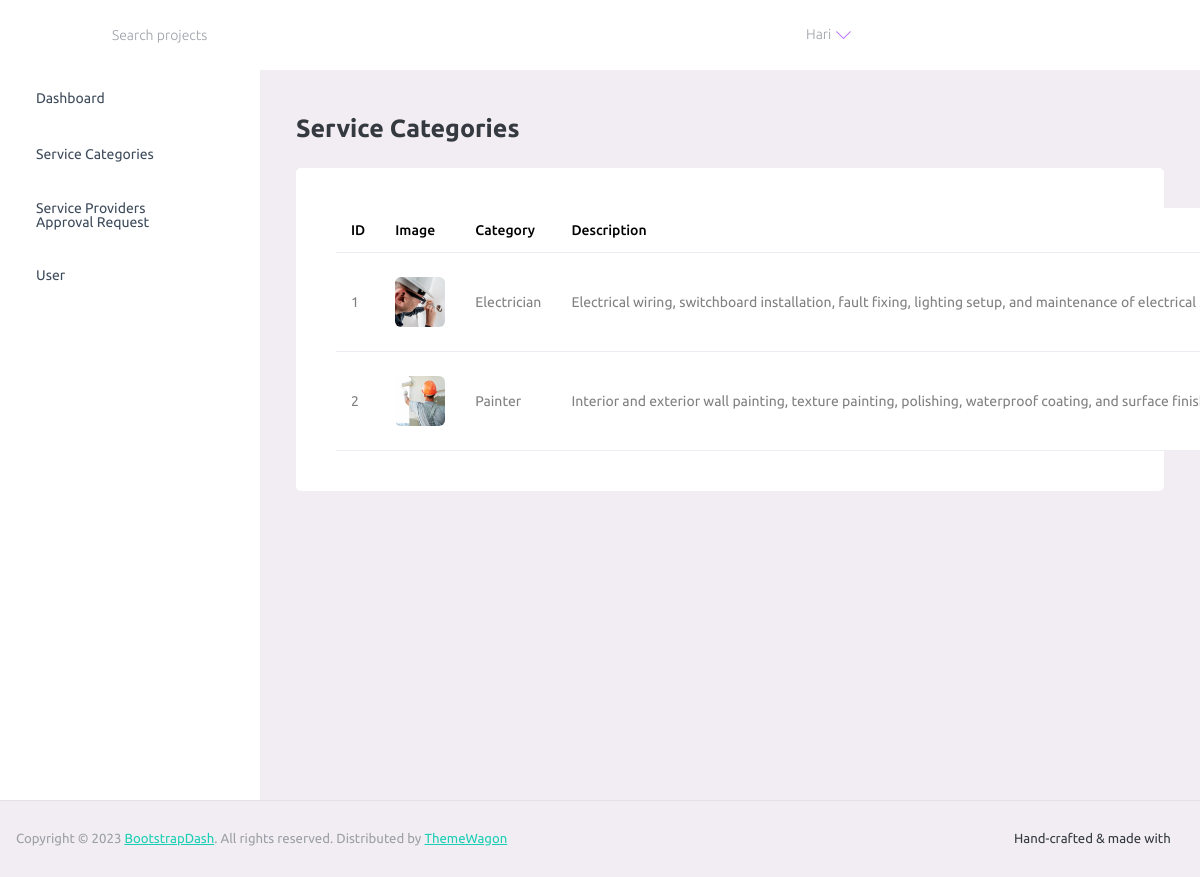
Screenshot of /FixPointAdmin/display_service_categories_page/ (signed in) with the database file from the repository.
### AdminApp/models.py (models this page shows)
class ServiceCategoryDb(models.Model):
    category_name = models.CharField(max_length=150)
    category_description = models.TextField(blank=True)
    is_active = models.BooleanField(default=True,blank=True)
    category_image = models.ImageField(upload_to="category_image")

### AdminApp/views.py (the view)
# urls.py: path('display_service_categories_page/',views.display_service_categories_page,name="display_service_categories_page"),
@admin_required
def display_service_categories_page(request):
    service_categories = ServiceCategoryDb.objects.all()
    context ={
        "service_categories": service_categories
    }
    return render(request,"display-service-categories-page.html",context)

### AdminApp/views.py (called while the page is built)
def admin_required(view_func):
    @wraps(view_func)
    def _wrapped_view(request, *args, **kwargs):
        if not request.user.is_authenticated:
            return redirect("admin_login")
        if not request.user.is_superuser:
            return HttpResponseForbidden("Not allowed")
        return view_func(request, *args, **kwargs)
    return _wrapped_view

### AdminApp/templates/display-service-categories-page.html (shortened to what this page needs)
{% extends 'base.html' %}
{% load static %}
{% block content %}
<div class="content-wrapper">
    <div class="row">
        <div class="col-12">
            <h3 class="mb-4 font-weight-bold">Service Categories</h3>
        </div>
    </div>
    <div class="row">
        <div class="col-lg-12 grid-margin stretch-card">
            <div class="card">
                <div class="card-body">
                    <table class="table table-hover">
                        <thead>
                            <tr>
                                <th>ID</th>
                                <th>Image</th>
                                <th>Category</th>
                                <th>Description</th>
                            </tr>
                        </thead>
                        <tbody>
                            {% for category in service_categories %}
                            <tr>
                                <td>{{ category.id }}</td>
                                <td>
                                    {% if category.category_image %}
                                    <img src="{{ category.category_image.url }}" alt="{{ category.category_name }}"
                                        style="width:50px; height:50px; object-fit:cover; border-radius:6px;">
                                    {% else %}
                                    <span class="text-muted">No Image</span>
                                    {% endif %}
                                </td>
                                <td>{{ category.category_name }}</td>
                                <td>{{ category.category_description }}</td>
                            </tr>
                            {% empty %}
                            <tr>
                                <td colspan="5" class="text-center text-muted">
                                    No service categories found
                                </td>
                            </tr>
                            {% endfor %}
                        </tbody>
                    </table>
                </div>
            </div>
        </div>
    </div>
</div>
{% endblock %}

### AdminApp/templates/base.html (shortened to what this page needs)
<!DOCTYPE html>
{% load static %}
<html lang="en">
<head>
    <link rel="stylesheet" href="{% static 'admin_app_assets/vendors/mdi/css/materialdesignicons.min.css' %}">
    <link rel="stylesheet" href="{% static 'admin_app_assets/vendors/ti-icons/css/themify-icons.css' %}">
    <link rel="stylesheet" href="{% static 'admin_app_assets/vendors/css/vendor.bundle.base.css' %}">
    <link rel="stylesheet" href="{% static 'admin_app_assets/vendors/font-awesome/css/font-awesome.min.css' %}">
    <link rel="stylesheet" href="{% static 'admin_app_assets/vendors/font-awesome/css/font-awesome.min.css' %}">
    <link rel="stylesheet"
        href="{% static 'admin_app_assets/vendors/bootstrap-datepicker/bootstrap-datepicker.min.css' %}">
    <link rel="stylesheet" href="{% static 'admin_app_assets/css/style.css' %}">
</head>
<body>
    <div class="container-scroller">
        <nav class="navbar default-layout-navbar col-lg-12 col-12 p-0 fixed-top d-flex flex-row">
            <div class="navbar-menu-wrapper d-flex align-items-stretch">
                <button class="navbar-toggler navbar-toggler align-self-center" type="button" data-toggle="minimize">
                    <span class="mdi mdi-menu"></span>
                </button>
                <div class="search-field d-none d-md-block">
                    <form class="d-flex align-items-center h-100" action="#">
                        <div class="input-group">
                            <div class="input-group-prepend bg-transparent">
                                <i class="input-group-text border-0 mdi mdi-magnify"></i>
                            </div>
                            <input type="text" class="form-control bg-transparent border-0"
                                placeholder="Search projects">
                        </div>
                    </form>
                </div>
                <ul class="navbar-nav navbar-nav-right">
                    <li class="nav-item d-none d-lg-block full-screen-link">
                        <a class="nav-link">
                            <i class="mdi mdi-fullscreen" id="fullscreen-button"></i>
                        </a>
                    </li>
                    {% if request.user.is_authenticated and request.user.is_superuser %}
                    <li class="nav-item nav-profile dropdown">
                        <a class="nav-link dropdown-toggle" id="profileDropdown" href="#" data-bs-toggle="dropdown"
                            aria-expanded="false">
                            <i class="mdi mdi-account-circle mdi-24px"></i>
                            <span class="ms-2">{{ request.user.username }}</span>
                        </a>
                    </li>
                    {% endif %}
                    <li class="nav-item nav-settings d-none d-lg-block">
                        <a class="nav-link" href="#">
                            <i class="mdi mdi-format-line-spacing"></i>
                        </a>
                    </li>
                </ul>
            </div>
        </nav>
        <div class="container-fluid page-body-wrapper">
            <nav class="sidebar sidebar-offcanvas" id="sidebar">
                <ul class="nav">
                    <li class="nav-item">
                        <a class="nav-link" href="{% url 'dashboard' %}">
                            <span class="menu-title">Dashboard</span>
                            <i class="mdi mdi-home menu-icon"></i>
                        </a>
                    </li>
                    <li class="nav-item">
                        <a class="nav-link" data-bs-toggle="collapse" href="#category-dropdown" aria-expanded="false"
                            aria-controls="ui-basic">
                            <span class="menu-title">Service Categories</span>
                            <i class="menu-arrow"></i>
                            <i class="mdi mdi-account-wrench menu-icon"></i>
                        </a>
                    </li>
                    <li class="nav-item">
                        <a class="nav-link" data-bs-toggle="collapse" href="#provider-dropdown" aria-expanded="false"
                            aria-controls="provider-dropdown">
                            <span class="menu-title">Service Providers Approval Request</span>
                            <i class="menu-arrow"></i>
                            <i class="mdi mdi-account-group menu-icon"></i>
                        </a>
                    </li>
                    <li class="nav-item">
                        <a class="nav-link" data-bs-toggle="collapse" href="#user-dropdown" aria-expanded="false"
                            aria-controls="provider-dropdown">
                            <span class="menu-title">User</span>
                            <i class="menu-arrow"></i>
                            <i class="mdi mdi-account-group menu-icon"></i>
                        </a>
                    </li>
                </ul>
            </nav>
            <div class="main-panel">
                {% block content %}
                {% endblock %}
            </div>
        </div>
        <footer class="footer">
            <div class="d-sm-flex justify-content-center justify-content-sm-between">
                <span class="text-muted text-center text-sm-left d-block d-sm-inline-block">Copyright © 2023 <a
                        href="https://www.bootstrapdash.com/" target="_blank">BootstrapDash</a>. All rights reserved.
                    Distributed by <a href="http://themewagon.com" target="_blank">ThemeWagon</a></span>
                <span class="float-none float-sm-right d-block mt-1 mt-sm-0 text-center">Hand-crafted & made with <i
                        class="mdi mdi-heart text-danger"></i></span>
            </div>
        </footer>
    </div>
</body>
</html>

### rows the page displays
ServiceCategoryDb: id "1", category_image (picture), category_name "Electrician", category_description "Electrical wiring, switchboard installation, fault fixing, lighting setup, and maintenance of electrical…"
ServiceCategoryDb: id "2", category_image (picture), category_name "Painter", category_description "Interior and exterior wall painting, texture painting, polishing, waterproof coating, and surface…"

### other values shown
{{ request.user.username }} "Hari"
